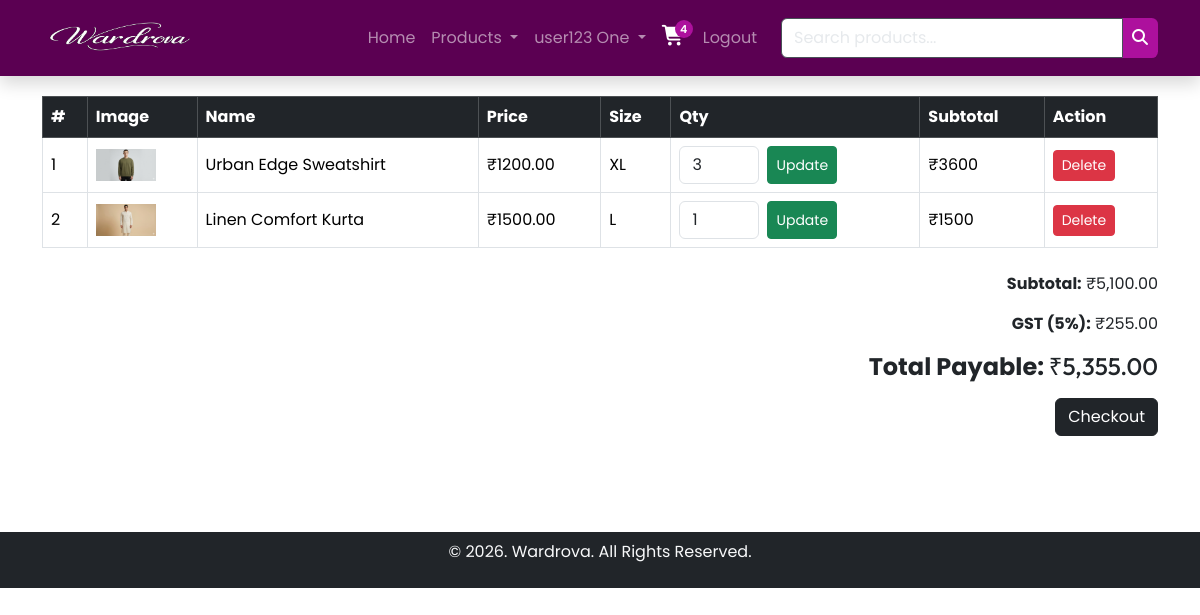
Page /my_cart.php (signed in) on the committed database.
### tables this page shows
CREATE TABLE `cart` (
  `id` int(11) NOT NULL,
  `user_id` int(11) NOT NULL,
  `product_id` int(11) NOT NULL,
  `size` varchar(10) NOT NULL,
  `quantity` int(11) NOT NULL DEFAULT 1
);

CREATE TABLE `products` (
  `id` int(11) NOT NULL,
  `category_id` int(11) NOT NULL,
  `name` varchar(100) NOT NULL,
  `description` text DEFAULT NULL,
  `price` decimal(10,2) NOT NULL,
  `created_at` timestamp NOT NULL DEFAULT current_timestamp()
);

### my_cart.php (the view, shortened to what this page needs)
<?php
include 'includes/header.php';
include 'includes/db_con.php';
$user_id = $_SESSION["user_id"];
$sql = "
SELECT
    c.id AS cart_id,
    p.id AS product_id,
    p.name,
    p.price,
    c.size,
    c.quantity,
    (
        SELECT image FROM product_images
        WHERE product_id = p.id
        ORDER BY id ASC LIMIT 1
    ) AS image
FROM cart c
JOIN products p ON c.product_id = p.id
WHERE c.user_id='$user_id'
";
$res = mysqli_query($conn, $sql);
$total = 0;
?>
<section class="py-5">
<div class="container py-5">
<table class="table table-bordered align-middle table-responsive">
<thead class="table-dark">
<tr>
    <th>#</th>
    <th>Image</th>
    <th>Name</th>
    <th>Price</th>
    <th>Size</th>
    <th>Qty</th>
    <th>Subtotal</th>
    <th>Action</th>
</tr>
</thead>
<tbody>
<?php $i=1; while ($row = mysqli_fetch_assoc($res)) {
    $subtotal = $row['price'] * $row['quantity'];
    $total += $subtotal;
?>
<tr>
    <td><?= $i++; ?></td>
    <td><img src="<?= $row['image']; ?>" width="60"></td>
    <td><?= htmlspecialchars($row['name']); ?></td>
    <td>₹<?= $row['price']; ?></td>
    <td><?= $row['size']; ?></td>
    <td>
        <form method="post" class="d-flex">
            <input type="number" name="quantity" value="<?= $row['quantity']; ?>"
                   min="1" class="form-control me-2" style="width:80px">
            <button name="update_qty" class="btn btn-success btn-sm">Update</button>
        </form>
    </td>
    <td>₹<?= $subtotal; ?></td>
    <td>
        <a href="my_cart.php?delete=<?= $row['cart_id']; ?>"
           class="btn btn-danger btn-sm"
           onclick="return confirm('Remove item?')">Delete</a>
    </td>
</tr>
<?php } ?>
</tbody>
</table>
<?php
$gst_rate = 5;
$gst_amount = ($total * $gst_rate) / 100;
$grand_total = $total + $gst_amount;
?>
<div class="text-end mt-4">
    <p><strong>Subtotal:</strong> ₹<?= number_format($total, 2); ?></p>
    <p><strong>GST (<?= $gst_rate ?>%):</strong> ₹<?= number_format($gst_amount, 2); ?></p>
    <h4><strong>Total Payable:</strong> ₹<?= number_format($grand_total, 2); ?></h4>
<?php if(mysqli_num_rows($res) > 0)
  { ?>
    <a href="checkout.php" disabled class="btn btn-dark mt-2">
        Checkout
    </a>
    <?php
  }else{
    ?>
    <button class="btn btn-secondary" disabled>Checkout</button>
    <?php
  }
?>
</div>
</div>
</section>
<?php include 'includes/footer.php'; ?>

### assets/css/style.css (style rules this page uses)
* { margin: 0; padding: 0; box-sizing: border-box; font-family: "Poppins", sans-serif; }
:root { --primary-color: #ad109d; --secondary-color: #5b0052; --white-color: #fff; --gray-color: #ddd; --black-color: #000; --red-color: #dc3545; --add-cart-btn-clr: #470FF4; }
h1, h2, h3, h4, h5, h6 { font-family: "Outfit", sans-serif; }
a { text-decoration: none; }
button { outline: none; border: none; }
.table-dark { background: var(--primary-color) !important; color: var(--white-color); }

### rows in the picture
cart: shows a picture, product.name "Urban Edge Sweatshirt", product.price "1200.00", size "XL", quantity "3", subtotal "3600"
cart: shows a picture, product.name "Linen Comfort Kurta", product.price "1500.00", size "L", quantity "1", subtotal "1500"

### other values in the picture
$_SESSION['user_name'] "user123 One"
$cart_count "4"
$total "5,100.00"
$gst_rate "5"
$gst_amount "255.00"
$grand_total "5,355.00"
